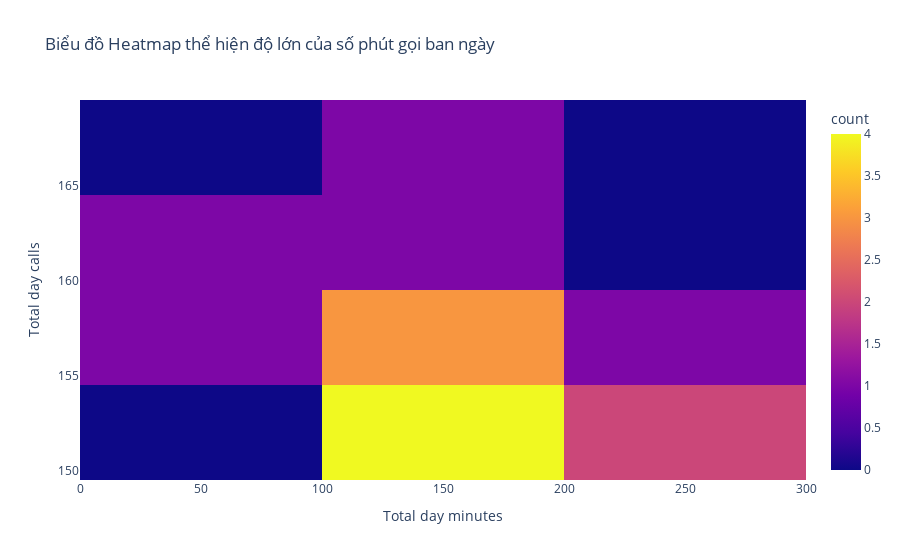

Notebook cell for this chart:
### Code cell
data = pd.DataFrame(tele)

# Filter the data for Total day calls > 150
df2 = data[data['Total day calls'] > 150]

# Create a heatmap
fig = px.density_heatmap(df2, x='Total day minutes', y='Total day calls',
                         title='Biểu đồ Heatmap thể hiện độ lớn của số phút gọi ban ngày',
                         labels={'Total day minutes': 'Total day minutes', 'Total day calls': 'Total day calls'})

# Show the plot
fig.show()

### Figure 1 — Plotly figure (JSON) as saved in the notebook; plotly's stock layout.template omitted (floating-point values rounded to 4 significant figures)
{"data": [{"coloraxis": "coloraxis", "hovertemplate": "Total day minutes=%{x}<br>Total day calls=%{y}<br>count=%{z}<extra></extra>", "name": "", "type": "histogram2d", "x": [206.3, 60.4, 70.9, 209.4, 123, 154.4, 198.1, 188.5, 239, 105.9, 169.5, 125.4, 189.3, 174.7], "xaxis": "x", "xbingroup": "x", "y": [151, 158, 163, 151, 158, 165, 160, 152, 156, 151, 151, 158, 157, 151], "yaxis": "y", "ybingroup": "y"}], "layout": {"coloraxis": {"colorbar": {"title": {"text": "count"}}, "colorscale": [[0, "#0d0887"], [0.1111, "#46039f"], [0.2222, "#7201a8"], [0.3333, "#9c179e"], [0.4444, "#bd3786"], [0.5556, "#d8576b"], [0.6667, "#ed7953"], [0.7778, "#fb9f3a"], [0.8889, "#fdca26"], [1, "#f0f921"]]}, "legend": {"tracegroupgap": 0}, "title": {"text": "Biểu đồ Heatmap thể hiện độ lớn của số phút gọi ban ngày"}, "xaxis": {"anchor": "y", "domain": [0, 1], "title": {"text": "Total day minutes"}}, "yaxis": {"anchor": "x", "domain": [0, 1], "title": {"text": "Total day calls"}}}}
